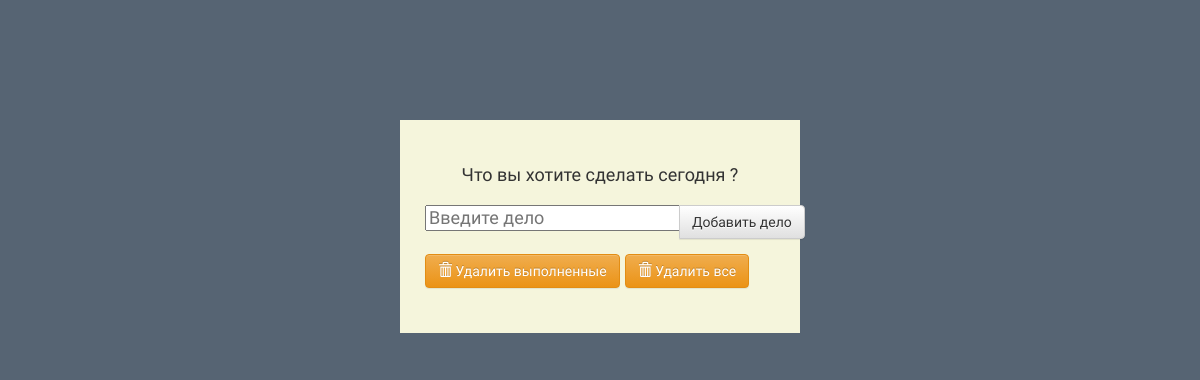
The app's page /, older data.
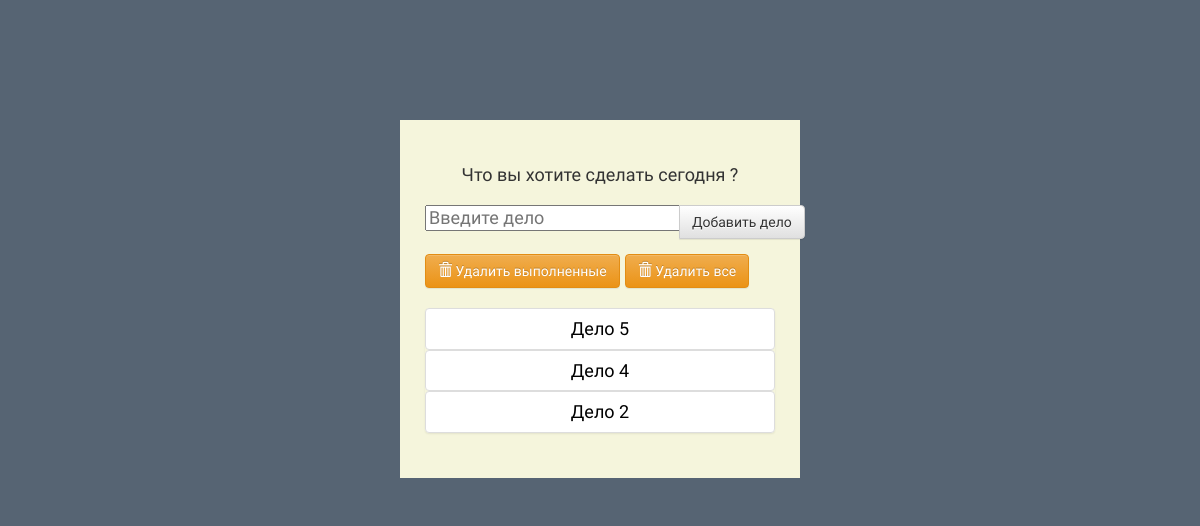
The same page, newer data.
### TODO_list/models.py (models this page shows, shortened)
class Case(models.Model):
    text_case = models.CharField(max_length=40, verbose_name="Текст дела")
    complete_case = models.BooleanField(default=False, verbose_name="Выполнение дела")

### TODO_list/views.py (the view)
# urls.py: path('', views.index, name='index'),
def index(request):
    form = TodoForm
    todo_list = Case.objects.order_by('id')
    context = {'todo_list': todo_list, 'form': form}
    return render(request,'TODO/index.html', context)

### TODO_list/templates/TODO/index.html (shortened to what this page needs)
{% load static %}
<!DOCTYPE html>
<html lang="ru">
	<head>
         <link rel="stylesheet" href="//maxcdn.bootstrapcdn.com/bootstrap/3.2.0/css/bootstrap.min.css">
        <link rel="stylesheet" href="//maxcdn.bootstrapcdn.com/bootstrap/3.2.0/css/bootstrap-theme.min.css">
		<link rel="stylesheet" href="{% static 'TODO/styles.css' %}" />
	</head>
	<body>
		<div class="container-fluid" id="wrapper">
			<div class="row">
				<div class="col-lg-4 col-lg-offset-4" id="content">
					<h2>Что вы хотите сделать сегодня ?<h2>
					<form action="{% url 'add' %}" method="POST" role="form">
						<div class="form-group">
							<div class="input-group">
							  {{ form.text }}
							  <span class="input-group-btn">
								  <button type="submit" class="btn btn-default" id="add-btn">Добавить дело</button>
							  </span>
							</div>
						</div>
					</form>
					<div class="row t10">
						<div class="col-lg-12">
							<div class="btn-toolbar">
								<div class="btn-group">
									<a href="{% url 'deletecomplete' %}"><button type="button" class="btn btn-warning">
										<i class="glyphicon glyphicon-trash"></i> Удалить выполненные
									</button></a>
								</div>
								<div class="btn-group">
									<a href="{% url 'deleteall' %}"><button type="button" class="btn btn-warning">
										<i class="glyphicon glyphicon-trash"></i> Удалить все
									</button></a>
								</div>
							</div>
						</div>
					</div>
					<ul class="list-group t20">
						{% for todo in todo_list %}
							{% if todo.complete_case %}
							<li class="list-group-item todo-completed">{{ todo.text_case }}</li>
							{% else %}
							<a href="{% url 'complete' todo.id%}"><li class="list-group-item">{{ todo.text_case }}</li></a>
							{% endif %}
						{% endfor %}
					</ul>
				</div>
			</div>
		</div>
	</body>
</html>

### TODO_list/static/TODO/styles.css (style rules this page uses)
body { background: rgba(44, 62, 80, .8); font-family: 'Oswald', 'Futura', sans-serif; }
#wrapper { margin-top: 10% !important; }
#content { background: beige; padding: 25px; }
#content > h2 { font-size: 18px; text-align: center; padding-top: 0; }
.t10 { margin-top: 10px; }
.t20 { margin-top: 20px; }
.list-group-item { color: black; }

Row changes from the older to the newer data that the page shows:
added Case: text_case "Дело 5"
added Case: text_case "Дело 4"
added Case: text_case "Дело 2"
